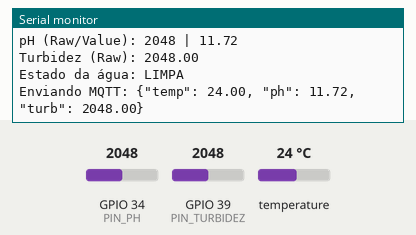
Bench run of a sketch on a simulated ESP32. Parts: the last lines printed to the serial monitor. The test bench sets the inputs (shaded band); at power-on: GPIO 39 (PIN_TURBIDEZ) = 2048, temperature 24 °C, GPIO 34 (PIN_PH) = 2048. WiFi joins after 1.5 s; servers stay silent unless stated; random numbers use the default seed unless the sketch sets one; no MQTT or app messages arrive unless stated.

Above: at 3.7 s.
3.8 s: GPIO 39 (PIN_TURBIDEZ) set to 1460
At 9.5 s:
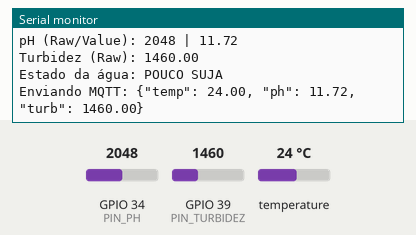
15.7 s: GPIO 39 (PIN_TURBIDEZ) set to 560
At 21.5 s:
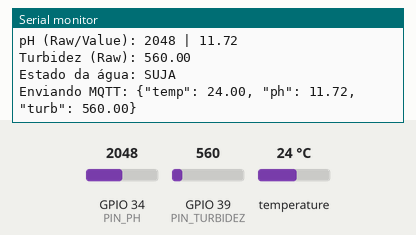
27.6 s: temperature set to 12 °C
At 33.4 s:
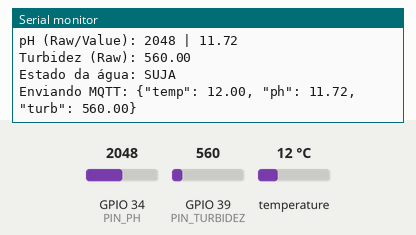
34.4 s: GPIO 34 (PIN_PH) set to 1460
At 39.4 s:
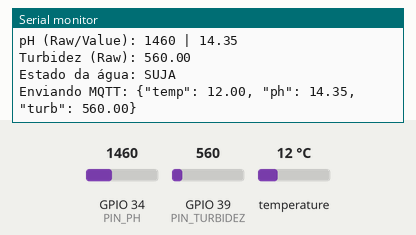
41.2 s: temperature set to 19 °C
At 44.2 s:
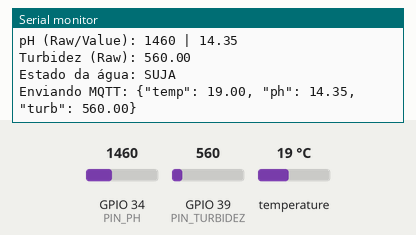
48.0 s: GPIO 34 (PIN_PH) set to 1540
At 50.1 s:
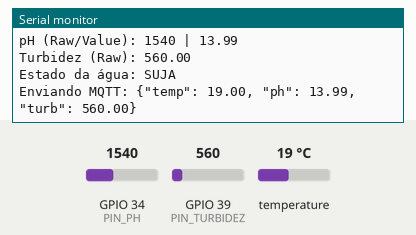
Timing chart, 0 to 51.6 s (numbered marks = the images above; inputs shaded):
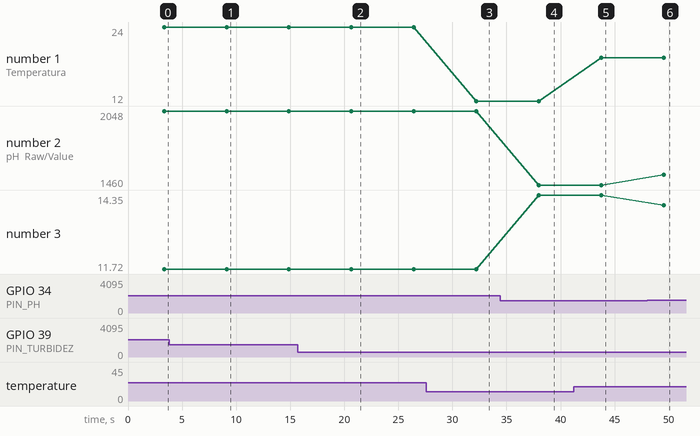

Measured:
- after the input at 3.8 s, the serial monitor: prints a new line after 5.3 s (image 1)
- after the input at 15.7 s, the serial monitor: prints a new line after 5.0 s (image 2)
- after the input at 27.6 s, the serial monitor: prints a new line after 4.6 s (image 3)
- after the input at 34.4 s, the serial monitor: prints a new line after 3.6 s (image 4)
- after the input at 41.2 s, the serial monitor: prints a new line after 2.6 s (image 5)
- after the input at 48.0 s, the serial monitor: prints a new line after 1.6 s (image 6)
- plotted number 1: 24 → 12 after the input at 27.6 s, 12 → 19 after the input at 41.2 s
- plotted number 2: 2048 → 1460 after the input at 34.4 s, 1460 → 1540 after the input at 48.0 s

The sketch:

AGUA_PROJE.ino
```cpp
#include <WiFi.h>
#include <PubSubClient.h>
#include <OneWire.h>
#include <DallasTemperature.h>

// ==========================================================
// 1. CONFIGURAÇÕES DE REDE E MQTT
// ==========================================================
const char* ssid = "SIMBA E THOR";
const char* password = "2499509301803ST";

const char* mqtt_server = "broker.hivemq.com";
const int mqtt_port = 1883;
const char* mqtt_topic = "MACK10420225/Temperatura";

// ==========================================================
// 2. CONFIGURAÇÃO DE HARDWARE (PINOS)
// ==========================================================
const int PIN_TEMP = 4;
const int PIN_PH = 34;
const int PIN_TURBIDEZ = 39;

// ==========================================================
// 3. VARIÁVEIS GLOBAIS E CLIENTES
// ==========================================================
// Configuração do sensor de temperatura
OneWire oneWire(PIN_TEMP);
DallasTemperature sensors(&oneWire);

// Configuração do MQTT e Wi-Fi
WiFiClient espClient;
PubSubClient client(espClient);

// Variáveis para as leituras
float ph_value = 0.0;
float temp_celsius = 0.0;
float turb_raw = 0.0;


// ==========================================================
// FUNÇÃO DE RECONEXÃO MQTT
// ==========================================================
void reconnect() {
  while (!client.connected()) {
    Serial.print("Conectando ao HiveMQ...");
    String clientId = "ESP32-Agua-";
    clientId += String(random(0xffff), HEX);

    if (client.connect(clientId.c_str())) {
      Serial.println("Conectado!");
    } else {
      Serial.print("Falha, rc=");
      Serial.print(client.state());
      delay(5000);
    }
  }
}

// ==========================================================
// SETUP
// ==========================================================
void setup() {
  Serial.begin(115200);
  delay(1000);
  Serial.println("\nIniciando sistema de monitoramento de água...");

  // Inicializa o sensor de temperatura DS18B20
  sensors.begin();

  // Conecta ao Wi-Fi
  WiFi.begin(ssid, password);
  while (WiFi.status() != WL_CONNECTED) {
    delay(500);
    Serial.print(".");
  }
  Serial.println("\nWiFi Conectado!");

  // Configura o servidor MQTT
  client.setServer(mqtt_server, mqtt_port);
}

// ==========================================================
// LOOP PRINCIPAL
// ==========================================================
void loop() {
  // Mantém a conexão MQTT
  if (!client.connected()) {
    reconnect();
  }
  client.loop();

  // --- 1. LEITURA DE TEMPERATURA (DS18B20) ---
  sensors.requestTemperatures();
  temp_celsius = sensors.getTempCByIndex(0);

  // --- 2. LEITURA DE pH ---
  int raw_ph = analogRead(PIN_PH);
  float voltage = raw_ph * (3.3 / 4095.0);
  // Conversão básica de pH (usando a fórmula do Código 1)
  ph_value = 7.0 - ((voltage - 2.5) / 0.18);

  // --- 3. LEITURA DE TURBIDEZ ---
  turb_raw = analogRead(PIN_TURBIDEZ);

  // --- 4. EXIBIÇÃO NO MONITOR SERIAL ---
  Serial.println("----------------------------------------");
  Serial.print("Temperatura: ");
  Serial.print(temp_celsius);
  Serial.println(" ºC");

  Serial.print("pH (Raw/Value): ");
  Serial.print(raw_ph);
  Serial.print(" | ");
  Serial.println(ph_value);

  Serial.print("Turbidez (Raw): ");
  Serial.println(turb_raw);

  // Lógica de estado da água do Código 1
  Serial.print("Estado da água: ");
  if (turb_raw > 1500) {
    Serial.println("LIMPA");
  } else if (turb_raw > 600) {
    Serial.println("POUCO SUJA");
  } else {
    Serial.println("SUJA");
  }


  // --- 5. CRIAÇÃO E ENVIO DO JSON PARA MQTT ---
  // Formato: {"temp":25.0, "ph":7.0, "turb":10.0}

  char jsonBuffer[128];
  snprintf(jsonBuffer, sizeof(jsonBuffer),
    "{\"temp\": %.2f, \"ph\": %.2f, \"turb\": %.2f}",
    temp_celsius, ph_value, turb_raw);

  Serial.print("Enviando MQTT: ");
  Serial.println(jsonBuffer);

  // Envia para o Broker
  client.publish(mqtt_topic, jsonBuffer);

  delay(5000);
}
```
